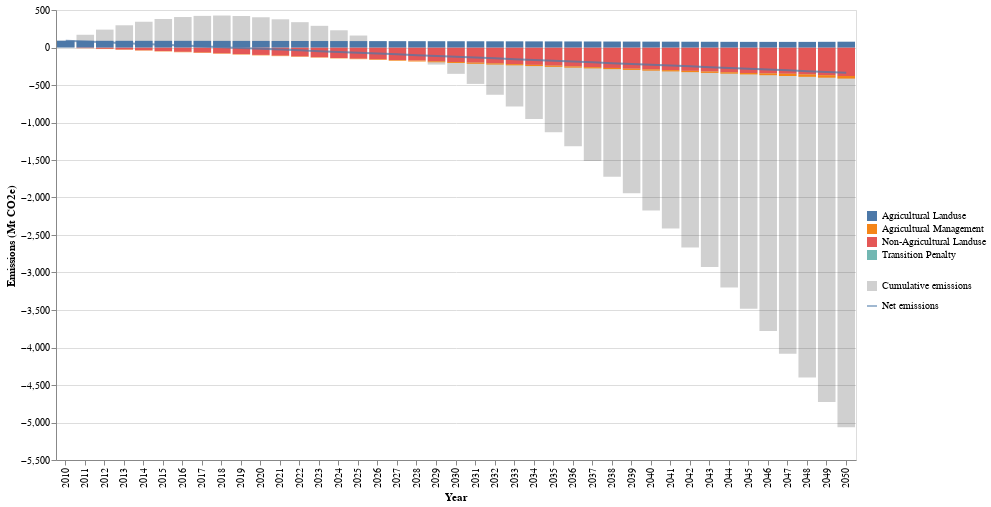

The cell this chart's notebook holds for it:
### Code cell
# HIDE CODE

# Create a base chart with the necessary transformations and encodings
column_chart_individual = alt.Chart(
    GHG_files
).mark_bar().encode(
    tooltip=[alt.Tooltip('base_name', title='GHG Category'),
             alt.Tooltip('GHG_sum_Mt:Q', title='Emissions (Mt CO2e)')],
    x=alt.X('year:O',axis=alt.Axis(title="Year", labelAngle=-90)), 
    y=alt.Y('GHG_sum_Mt:Q',title='Emissions (Mt CO2e)'),  
    color=alt.Color('base_name:N',legend=alt.Legend(
                                            title=None,
                                            orient='none',
                                            legendX=810, legendY=200,
                                            direction='vertical',
                                            titleAnchor='middle')), 
    
)



# Create a column chart to show the cumsum emissions
column_chart_cumsum = alt.Chart(
    Net_emission
).mark_bar(
    color='grey',opacity=0.2
).transform_calculate(
    Cumulative_emissions =  'datum.year > 0 ? "Cumulative emissions" : "Cumulative emissions"'
).encode(  
    tooltip=[alt.Tooltip('Net_emission_cum:Q',title='Cumulative Quantity (Mt CO2e)')],
    color=alt.Color('Cumulative_emissions:N',
                    scale=alt.Scale(range=['#181818'])  ,
                    legend=alt.Legend(title=None,
                                      orient='none',
                                      legendX=810, legendY=270,
                                      direction='vertical',
                                      titleAnchor='middle')),
    x=alt.X('year:O'),
    y=alt.Y('Net_emission_cum:Q',title='Emissions (Mt CO2e)'), 
)




# Create a line chart for net emissions
line_chart_net = alt.Chart(
    Net_emission
).transform_calculate(
    Net_emission_color =  'datum.year > 0 ? "Net emissions" : "Net emissions"'
).mark_line(
    opacity=0.7
).encode(
    tooltip=[alt.Tooltip('Net_emission:Q',title='Net Quantity (Mt CO2e)')],
    color=alt.Color('Net_emission_color:N',legend=alt.Legend(
                                            title=None,
                                            orient='none',
                                            legendX=810, legendY=290,
                                            direction='vertical',
                                            titleAnchor='middle')),
    x=alt.X('year:O'),
    y=alt.Y('Net_emission:Q',title='Emissions (Mt CO2e)'))




# Combine the layers into a final chart
final_chart = alt.layer(
    column_chart_cumsum,
    column_chart_individual,
    line_chart_net,
).properties(
    width=800,
    height=450,
).resolve_scale(
    color='independent'
)


final_chart

### Figure 1 — Vega-Lite specification as saved in the notebook (floating-point values rounded to 4 significant figures; data arrays with more than 128 entries replaced by an {"elided": "..."} marker saying what was removed)
{"config": {"view": {"continuousWidth": 300, "continuousHeight": 300}}, "layer": [{"data": {"name": "data-4b6d0cb2f9784ad26ad0948327d7c43f"}, "mark": {"type": "bar", "color": "grey", "opacity": 0.2}, "encoding": {"color": {"field": "Cumulative_emissions", "legend": {"direction": "vertical", "legendX": 810, "legendY": 270, "orient": "none", "title": null, "titleAnchor": "middle"}, "scale": {"range": ["#181818"]}, "type": "nominal"}, "tooltip": [{"field": "Net_emission_cum", "title": "Cumulative Quantity (Mt CO2e)", "type": "quantitative"}], "x": {"field": "year", "type": "ordinal"}, "y": {"field": "Net_emission_cum", "title": "Emissions (Mt CO2e)", "type": "quantitative"}}, "transform": [{"calculate": "datum.year > 0 ? \"Cumulative emissions\" : \"Cumulative emissions\"", "as": "Cumulative_emissions"}]}, {"data": {"name": "data-f0d8317f349d1e46587e82832a7b3755"}, "mark": {"type": "bar"}, "encoding": {"color": {"field": "base_name", "legend": {"direction": "vertical", "legendX": 810, "legendY": 200, "orient": "none", "title": null, "titleAnchor": "middle"}, "type": "nominal"}, "tooltip": [{"field": "base_name", "title": "GHG Category", "type": "nominal"}, {"field": "GHG_sum_Mt", "title": "Emissions (Mt CO2e)", "type": "quantitative"}], "x": {"axis": {"labelAngle": -90, "title": "Year"}, "field": "year", "type": "ordinal"}, "y": {"field": "GHG_sum_Mt", "title": "Emissions (Mt CO2e)", "type": "quantitative"}}}, {"data": {"name": "data-4b6d0cb2f9784ad26ad0948327d7c43f"}, "mark": {"type": "line", "opacity": 0.7}, "encoding": {"color": {"field": "Net_emission_color", "legend": {"direction": "vertical", "legendX": 810, "legendY": 290, "orient": "none", "title": null, "titleAnchor": "middle"}, "type": "nominal"}, "tooltip": [{"field": "Net_emission", "title": "Net Quantity (Mt CO2e)", "type": "quantitative"}], "x": {"field": "year", "type": "ordinal"}, "y": {"field": "Net_emission", "title": "Emissions (Mt CO2e)", "type": "quantitative"}}, "transform": [{"calculate": "datum.year > 0 ? \"Net emissions\" : \"Net emissions\"", "as": "Net_emission_color"}]}], "height": 450, "resolve": {"scale": {"color": "independent"}}, "width": 800, "$schema": "https://vega.github.io/schema/vega-lite/v5.15.1.json", "datasets": {"data-4b6d0cb2f9784ad26ad0948327d7c43f": [{"year": 2010, "Net_emission": 90.4, "Net_emission_cum": 90.4}, {"year": 2011, "Net_emission": 79.32, "Net_emission_cum": 169.7}, {"year": 2012, "Net_emission": 68.65, "Net_emission_cum": 238.4}, {"year": 2013, "Net_emission": 57.96, "Net_emission_cum": 296.3}, {"year": 2014, "Net_emission": 47.3, "Net_emission_cum": 343.6}, {"year": 2015, "Net_emission": 36.62, "Net_emission_cum": 380.3}, {"year": 2016, "Net_emission": 25.95, "Net_emission_cum": 406.2}, {"year": 2017, "Net_emission": 15.27, "Net_emission_cum": 421.5}, {"year": 2018, "Net_emission": 4.598, "Net_emission_cum": 426.1}, {"year": 2019, "Net_emission": -6.079, "Net_emission_cum": 420.0}, {"year": 2020, "Net_emission": -16.75, "Net_emission_cum": 403.3}, {"year": 2021, "Net_emission": -27.43, "Net_emission_cum": 375.8}, {"year": 2022, "Net_emission": -38.1, "Net_emission_cum": 337.7}, {"year": 2023, "Net_emission": -48.78, "Net_emission_cum": 288.9}, {"year": 2024, "Net_emission": -59.46, "Net_emission_cum": 229.5}, {"year": 2025, "Net_emission": -70.13, "Net_emission_cum": 159.4}, {"year": 2026, "Net_emission": -80.8, "Net_emission_cum": 78.56}, {"year": 2027, "Net_emission": -91.48, "Net_emission_cum": -12.92}, {"year": 2028, "Net_emission": -102.2, "Net_emission_cum": -115.1}, {"year": 2029, "Net_emission": -112.8, "Net_emission_cum": -227.9}, {"year": 2030, "Net_emission": -123.5, "Net_emission_cum": -351.4}, {"year": 2031, "Net_emission": -134.2, "Net_emission_cum": -485.6}, {"year": 2032, "Net_emission": -144.9, "Net_emission_cum": -630.4}, {"year": 2033, "Net_emission": -155.5, "Net_emission_cum": -786.0}, {"year": 2034, "Net_emission": -166.2, "Net_emission_cum": -952.2}, {"year": 2035, "Net_emission": -176.9, "Net_emission_cum": -1129.0}, {"year": 2036, "Net_emission": -187.6, "Net_emission_cum": -1317.0}, {"year": 2037, "Net_emission": -198.2, "Net_emission_cum": -1515.0}, {"year": 2038, "Net_emission": -208.9, "Net_emission_cum": -1724.0}, {"year": 2039, "Net_emission": -219.6, "Net_emission_cum": -1943.0}, {"year": 2040, "Net_emission": -230.2, "Net_emission_cum": -2174.0}, {"year": 2041, "Net_emission": -240.9, "Net_emission_cum": -2414.0}, {"year": 2042, "Net_emission": -251.5, "Net_emission_cum": -2666.0}, {"year": 2043, "Net_emission": -262.2, "Net_emission_cum": -2928.0}, {"year": 2044, "Net_emission": -272.9, "Net_emission_cum": -3201.0}, {"year": 2045, "Net_emission": -283.6, "Net_emission_cum": -3485.0}, {"year": 2046, "Net_emission": -294.2, "Net_emission_cum": -3779.0}, {"year": 2047, "Net_emission": -304.9, "Net_emission_cum": -4084.0}, {"year": 2048, "Net_emission": -315.6, "Net_emission_cum": -4399.0}, {"year": 2049, "Net_emission": -326.3, "Net_emission_cum": -4726.0}, {"year": 2050, "Net_emission": -336.9, "Net_emission_cum": -5063.0}], "data-f0d8317f349d1e46587e82832a7b3755": {"elided": "164 records"}}}
